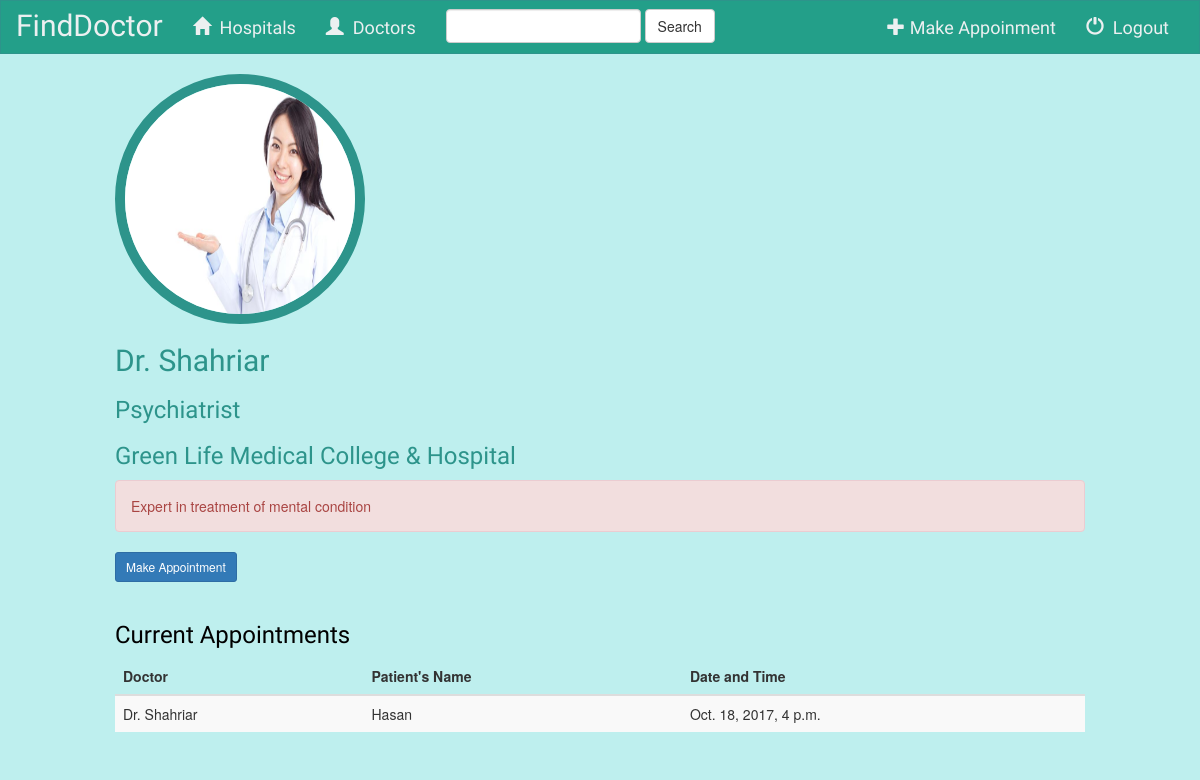
Screenshot of /hospitals/6/8/ with the database file from the repository.
### hms/models.py (models this page shows, shortened)
class Doctor(models.Model):
    HEALTH_ISSUES = (
        ('chest pain', 'chest pain'),
        ('suffocation', 'suffocation'),
        ('stomachache', 'stomachache'),
        ('toothache', 'toothache'),
        ('fever', 'fever'),
        ('allergy', 'allergy'),
        ('std', 'std'),
        ('constipation', 'constipation'),
        ('diarrhea', 'diarrhea'),
        ('dysentery', 'dysentery'),
        ('ulcer', 'ulcer'),
        ('child disease', 'child disease'),
        ('gastric', 'gastric'),
        ('marital issues', 'marital issues'),
        ('headache', 'headache'),
        ('mental condition', 'mental condition'),
        ('broken bone', 'broken bone'),
        ('fracture', 'fracture'),
        ('stroke', 'stroke'),
        ('nervous problems', 'nervous problems'),
        ('seizure', 'seizure'),
        ('swallowing', 'swallowing'),
    )
    SPECIALIZATION = (
        ('Cardiologist', 'Cardiologist'),
        ('Medicine', 'Medicine'),
        ('Dermatologist', 'Dermatologist'),
        ('Pediatrician', 'Pediatrician'),
        ('Gastroenterologist', 'Gastroenterologist'),
        ('Gynecologist', 'Gynecologist'),
        ('Neurologist', 'Neurologist'),
        ('Orthopedic', 'Orthopedic'),
        ('Psychiatrist', 'Psychiatrist'),
        ('Dentist', 'Dentist'),
    )
    name = models.CharField(max_length=200)
    hospital = models.ForeignKey(Hospital)
    speciality = models.CharField(max_length=50,choices=SPECIALIZATION)
    health_issue = MultiSelectField(max_length=500,choices=HEALTH_ISSUES)
    dp = models.FileField()

class Hospital(models.Model):
    hospital_name = models.CharField(max_length=500)
    area = models.CharField(max_length=100)
    address = models.CharField(max_length=500)
    image = models.FileField()

### apt/models.py (models this page shows, shortened)
class Appointment(models.Model):
    doctor = models.ForeignKey(Doctor)
    patient_name = models.CharField(max_length=200)
    date = models.DateTimeField()

### hms/views.py (the view)
# urls.py: url(r'^hospitals/(?P<pk>[0-9]+)/(?P<id>[0-9]+)/$', views.hospital_doctorlist, name='hospital_doctors'),
def hospital_doctorlist(request, pk, id):
    hospital = get_object_or_404(Hospital, pk=pk)
    doctor = hospital.doctor_set.get(id=id)
    appointments = sorted(Appointment.objects.filter(doctor__id=id),key=operator.attrgetter('date'))
    return render(request,'hms/doctor_details.html', {
        'doctor': doctor,
        'appointments': appointments,
    })

### hms/templates/hms/doctor_details.html (shortened to what this page needs)
{% extends 'hms/index.html' %}
{% block body %}
<html lang="en">
<head>
    {% load staticfiles %}
    <link rel="stylesheet" type="text/css" href="{% static 'hms/back.css' %}"/>
</head>
<body>
    <div class="container-fluid">
        <div class="row">
            <div class="col-xs-offset-1 col-md-10">
                <div class="relative">
                    <img src="{{ doctor.dp.url }}" class="img-circle" width="250" height="250" style="border:10px solid #2d948b">
                    <br>
                    <h2 style="font-family:El Messiri; color:#2d948b;">{{doctor.name}}</h2>
                    <h3 style="font-family:El Messiri; color:#2d948b;">{{doctor.speciality}}</h3>
                    <h3 style="font-family:El Messiri; color:#2d948b;">{{doctor.hospital.hospital_name}}</h3>
                    <div class="alert alert-danger">Expert in treatment of {{doctor.health_issue}}</div>
                    <a href="{% url 'apt:make_appointment' %}" class="btn btn-primary btn-sm" role="button">Make Appointment</a>
                    <br>
                    <br>
                    <h3 style="font-family:El Messiri; color:black;">Current Appointments</h3>
                    {% if appointments %}
                        <table class="table table-striped">
                            <thead>
                                <tr>
                                    <th>Doctor</th>
                                    <th>Patient's Name</th>
                                    <th>Date and Time</th>
                                </tr>
                            </thead>
                            <tbody>
                            {% for a in appointments %}
                                <tr>
                                    <td>{{ a.doctor.name }}</td>
                                    <td>{{ a.patient_name }}</td>
                                    <td>{{ a.date }}</td>
                                </tr>
                            {% endfor %}
                            </tbody>
                        </table>
                    {% endif %}
                </div>
            </div>
        </div>
    </div>
</body>
</html>
{% endblock %}

### hms/static/hms/back.css (style rules this page uses)
body { background: #beefee; }

### rows the page displays
Doctor: dp (picture), name "Dr. Shahriar", speciality "Psychiatrist", hospital.hospital_name "Green Life Medical College & Hospital", health_issue "mental condition"
Appointment: doctor.name "Dr. Shahriar", patient_name "Hasan", date "Oct. 18, 2017, 4 p.m."
